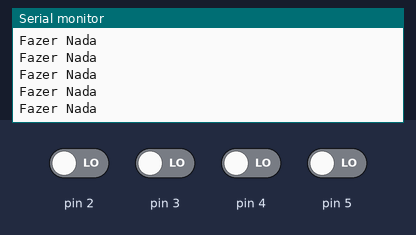
Recording of a program running on a simulated Arduino Uno, built with avr-gcc and run on an emulated ATmega328P. Shown: the last lines printed to the serial monitor. The inputs (shaded band) are chosen by the test bench; at power-on: pin 2–5 LOW.

Above: at 1.2 s.
1.3 s: pin 2 driven HIGH and pin 4 driven HIGH
At 1.9 s:
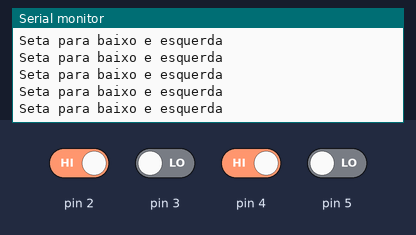
3.2 s: pin 3 driven HIGH
At 4.1 s:
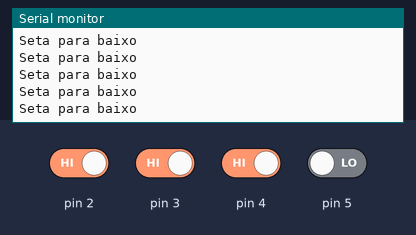
5.2 s: pin 2 driven LOW
At 5.9 s:
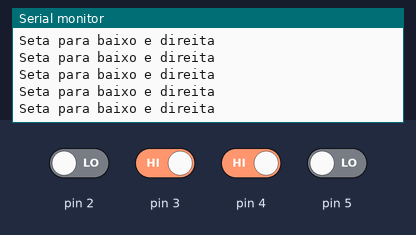
7.1 s: pin 5 driven HIGH
At 7.6 s:
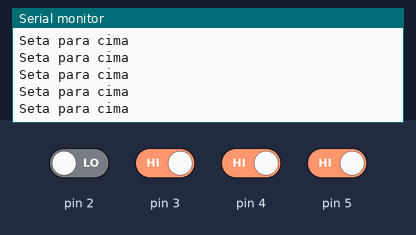
9.1 s: pin 4 driven LOW
At 9.8 s:
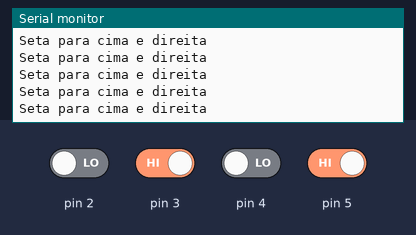
11.0 s: pin 2 driven HIGH
At 12.0 s:
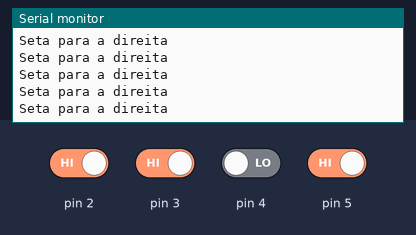

Measured:
- after the input at 1.3 s, the serial monitor: prints a new line after 0.07 s (image 1)
- after the input at 3.2 s, the serial monitor: prints a new line after 0.09 s (image 2)
- after the input at 5.2 s, the serial monitor: prints a new line after 0.08 s (image 3)
- after the input at 7.1 s, the serial monitor: prints a new line after 0.08 s (image 4)
- after the input at 9.1 s, the serial monitor: prints a new line after 0.08 s (image 5)
- after the input at 11.0 s, the serial monitor: prints a new line after 0.07 s (image 6)

The program:

main.cpp
```cpp
#include <Arduino.h>

int opcao = 0;

void setup()
{
  Serial.begin(9600);

  pinMode(2, INPUT);

  pinMode(3, INPUT);

  pinMode(4, INPUT);

  pinMode(5, INPUT);
}

void loop()
{
  if (digitalRead(2) == HIGH && digitalRead(3) == HIGH && digitalRead(4) == HIGH && digitalRead(5) == HIGH) {
    opcao = 0; // Nenhum botão
  }
 if (digitalRead(2) == LOW && digitalRead(3) == HIGH && digitalRead(4) == HIGH && digitalRead(5) == HIGH) {
    opcao = 1; // Seta para cima
  }
 if (digitalRead(2) == HIGH && digitalRead(3) == HIGH && digitalRead(4) == LOW && digitalRead(5) == HIGH) {
    opcao = 2; // Seta para a direita
  }
 if (digitalRead(2) == HIGH && digitalRead(3) == HIGH && digitalRead(4) == HIGH && digitalRead(5) == LOW) {
    opcao = 3; // Seta para baixo
  }
 if (digitalRead(2) == HIGH && digitalRead(3) == LOW && digitalRead(4) == HIGH && digitalRead(5) == HIGH) {
    opcao = 4; // Seta para a esquerda
  }
 if (digitalRead(2) == LOW && digitalRead(3) == HIGH && digitalRead(4) == LOW && digitalRead(5) == HIGH) {
    opcao = 5; // Cima e direita
  }
 if (digitalRead(2) == LOW && digitalRead(3) == LOW && digitalRead(4) == HIGH && digitalRead(5) == HIGH) {
    opcao = 6; // Cima e esquerda
  }
 if (digitalRead(2) == HIGH && digitalRead(3) == LOW && digitalRead(4) == HIGH && digitalRead(5) == LOW) {
    opcao = 7; // Baixo e esquerda
  }
 if (digitalRead(2) == LOW && digitalRead(3) == HIGH && digitalRead(4) == HIGH && digitalRead(5) == LOW) {
    opcao = 8; // Baixo e direita
  }

  switch (opcao)
  {
  case 0:
    Serial.println("Fazer Nada");
    break;

  case 1:
    Serial.println("Seta para cima");
    break;

  case 2:
    Serial.println("Seta para a direita");
    break;

  case 3:
    Serial.println("Seta para baixo");
    break;

  case 4:
    Serial.println("Seta para a esquerda");
    break;

  case 5:
    Serial.println("Seta para cima e direita");
    break;

  case 6:
    Serial.println("Seta para cima e esquerda");
    break;

  case 7:
    Serial.println("Seta para baixo e esquerda");
    break;

  case 8:
    Serial.println("Seta para baixo e direita");
    break;

  default:
    Serial.println("default");
    break;
  }
}
```
